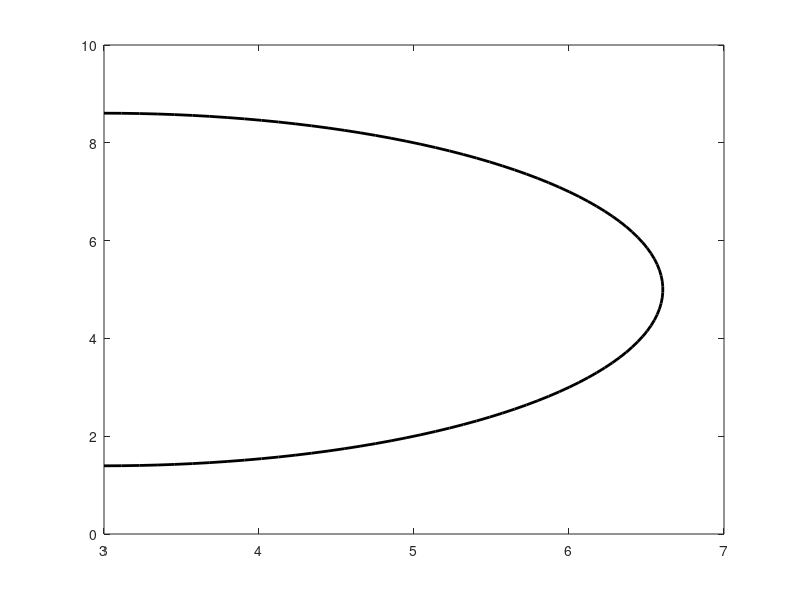

The MATLAB script that drew this image: (Note: this script raises an error after producing the figure.)
% Define the two points
x = [1, 5];
y = [2, 8];

% Compute the midpoint and radius of the circle
mid_x = (x(1) + x(2)) / 2;
mid_y = (y(1) + y(2)) / 2;
r = norm([x(1)-x(2), y(1)-y(2)]) / 2;

% Define the angle range for the half-circle
theta = linspace(-pi/2, pi/2, 100);

% Compute the x and y coordinates of the half-circle
xx = mid_x + r*cos(theta);
yy = mid_y + r*sin(theta);

% Plot the half-circle
plot(xx, yy, 'k-', 'LineWidth', 2);

% Add an arrowhead at one end
hold on;
head_length = 0.2; % adjust as needed
head_angle = pi/6; % adjust as needed
dx = xx(end)-xx(end-1);
dy = yy(end)-yy(end-1);
theta = atan2(dy, dx);
x_head = xx(end) - head_length*r*cos(theta-head_angle):...
         head_length*r*cos(theta):...
         xx(end) - head_length*r*cos(theta+head_angle);
y_head = yy(end) - head_length*r*sin(theta-head_angle):...
         head_length*r*sin(theta):...
         yy(end) - head_length*r*sin(theta+head_angle);
patch(x_head, y_head, 'k', 'LineWidth', 2);

% Add labels and formatting
axis equal;
xlabel('X');
ylabel('Y');
title('Half-Circle with Arrowhead');
grid on;
